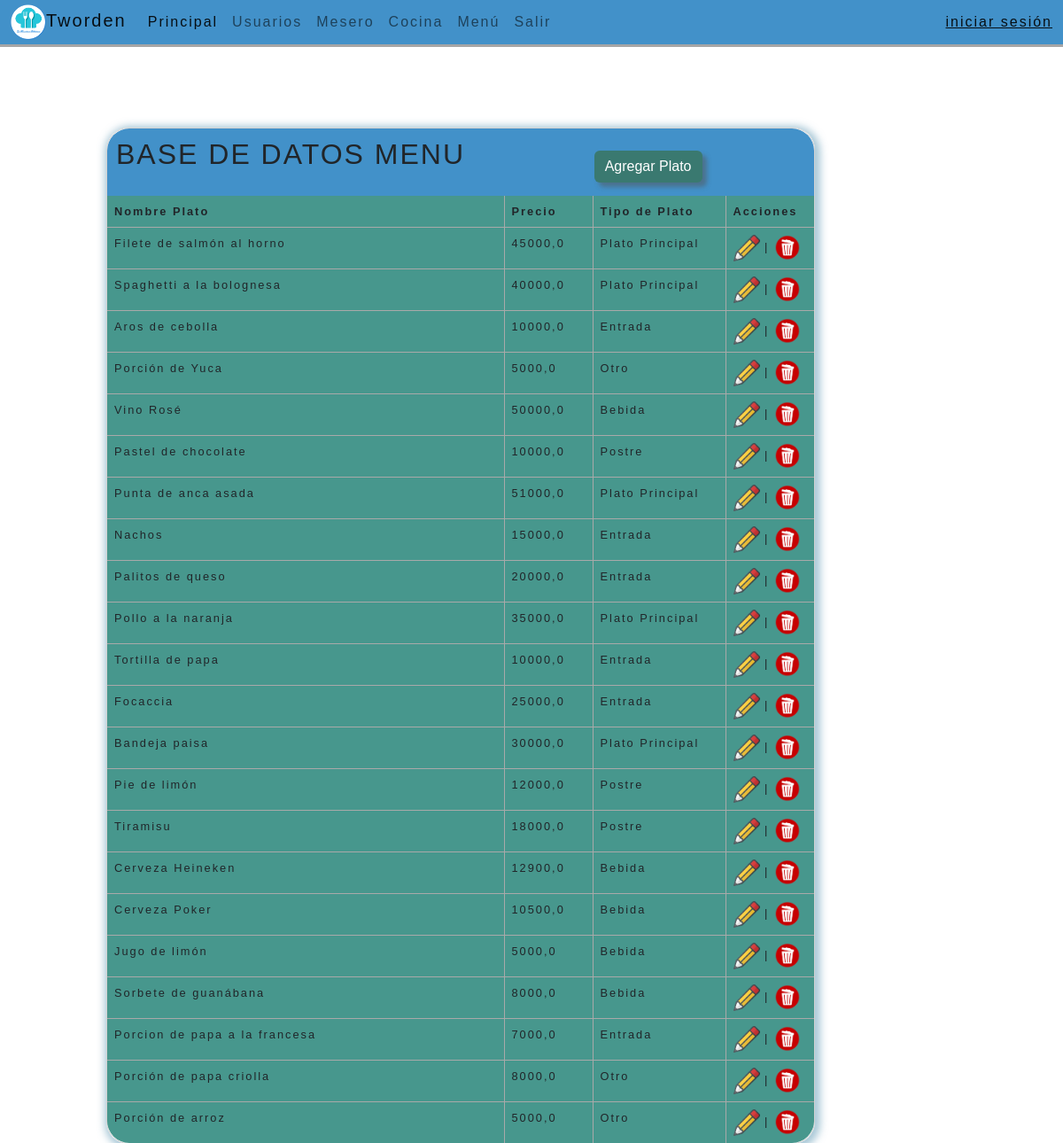
/menu.html, run on the app's committed database.
### paginas/models.py (models this page shows, shortened)
class Menu(models.Model):
    id = models.AutoField(primary_key=True)
    nombre_plato= models.CharField(max_length=155, blank=False, null=False)
    precio= models.FloatField(null=False, blank=False)
    descripcion= models.TextField(max_length=255, blank=True, null=True)
    tipo_plato= models.CharField (
        max_length=50,
        choices=[('Entrada', 'Entrada'), ('Plato Principal', 'Plato Principal'), ('Postre', 'Postre'), ('Bebida', 'Bebida'), ('Otro', 'Otro')]
    )

### paginas/views.py (the view)
# urls.py: path('menu.html', views.menu, name='menu'),
def menu(request):
    platos = Menu.objects.all()
    context = {'platos': platos}
    return render(request,'menu.html', context)

### paginas/templates/menu.html (shortened to what this page needs)
{% extends "base.html" %}
{% block contenido %}
{% load static %}
<br><br><br><br><br><br>
<div style=" min-width: 400px; max-width: 800px" class="tarjeta">
    <div class="titulo table-title">
        <div  class="row">
            <div class="col-sm-8">
                <h2> BASE DE DATOS MENU </h2>
            </div>
            <div class="col-sm-4">
                <a href="crear-plato.html">
                    <button type="submit" class="btn btn-primary">Agregar Plato</button>
                </a>
            </div>
        </div>
    </div>
    <table class="cuerpo table table-bordered">
        <thead>
            <tr>
                <th>Nombre Plato</th>
                <th>Precio</th>
                <th>Tipo de Plato</th>
                <th>Acciones</th>
            </tr>
        </thead>
        <tbody>
            {%for plato in platos%}
            <tr>
                <td title="{{ plato.descripcion }}">{{plato.nombre_plato}}</td>
                <td width="100">{{plato.precio}}</td>
                <td width="150">{{plato.tipo_plato}}</td>
                <td width="100" >
                    <a href="{% url 'editar' plato.id %}"> <img src={% static 'img/icono_lapiz.png' %} width="30" height="30" alt="Editar"></a>
                    |
                    <a href="{% url 'eliminar' plato.id %}"><img src={% static 'img/icono_borrar.png' %} width="30" height="30" alt="Editar"></a>
                </td>
            </tr>
            {%endfor%}
        </tbody>
    </table>
</div>
{% endblock %}

### paginas/static/CSS/base.css (style rules this page uses)
* { margin: 0; }
html { width: 100%; height: 100% ; }
body { left: 0; top: 0; width: 100%; height: 100%; background-image: url(/static/img/fondo1.jpg); background-repeat: no-repeat; background-attachment: fixed; background-size: cover; font-family:'Gill Sans', 'Gill Sans MT', Calibri, 'Trebuchet MS', sans-serif; padding: 0px; letter-spacing: 2px; font-size: 1em; }
.tarjeta { margin: 0 10%; display:flex; flex-direction:column; justify-content:space-between; width:auto; height: auto; max-height: 90%; border: 1px solid lightgray; box-shadow: 2px 2px 8px 4px rgba(84, 146, 175, 0.5); border-radius:25px; font-family: sans-serif; }
.titulo { background: #4291c9; font-size: 24px; padding: 10px 10px 0 10px; border-radius: 25px 25px 0 0 ; }
.cuerpo { background: rgb(71, 151, 141); padding: 10px; border-radius: 0 0 25px 25px; margin: 0; }
table { border: hidden; }
.btn-primary { background: rgb(58, 121, 112); margin: 15px 5px; box-shadow: 5px 5px 5px 0 rgba(83, 83, 83, 0.5); border: none; color: rgb(255, 255, 255) }

### paginas/static/CSS/orden.css (style rules this page uses)
.table { font-size: 0.8em; border-color: darkgrey; }
thead { text-align: left; }

### data on the page
Menu: nombre_plato "Filete de salmón al horno", precio "45000,0", tipo_plato "Plato Principal"
Menu: nombre_plato "Spaghetti a la bolognesa", precio "40000,0", tipo_plato "Plato Principal"
Menu: nombre_plato "Aros de cebolla", precio "10000,0", tipo_plato "Entrada"
Menu: nombre_plato "Porción de Yuca", precio "5000,0", tipo_plato "Otro"
Menu: nombre_plato "Vino Rosé", precio "50000,0", tipo_plato "Bebida"
Menu: nombre_plato "Pastel de chocolate", precio "10000,0", tipo_plato "Postre"
Menu: nombre_plato "Punta de anca asada", precio "51000,0", tipo_plato "Plato Principal"
Menu: nombre_plato "Nachos", precio "15000,0", tipo_plato "Entrada"
Menu: nombre_plato "Palitos de queso", precio "20000,0", tipo_plato "Entrada"
Menu: nombre_plato "Pollo a la naranja", precio "35000,0", tipo_plato "Plato Principal"
Menu: nombre_plato "Tortilla de papa", precio "10000,0", tipo_plato "Entrada"
Menu: nombre_plato "Focaccia", precio "25000,0", tipo_plato "Entrada"
Menu: nombre_plato "Bandeja paisa", precio "30000,0", tipo_plato "Plato Principal"
Menu: nombre_plato "Pie de limón", precio "12000,0", tipo_plato "Postre"
Menu: nombre_plato "Tiramisu", precio "18000,0", tipo_plato "Postre"
Menu: nombre_plato "Cerveza Heineken", precio "12900,0", tipo_plato "Bebida"
Menu: nombre_plato "Cerveza Poker", precio "10500,0", tipo_plato "Bebida"
Menu: nombre_plato "Jugo de limón", precio "5000,0", tipo_plato "Bebida"
Menu: nombre_plato "Sorbete de guanábana", precio "8000,0", tipo_plato "Bebida"
Menu: nombre_plato "Porcion de papa a la francesa", precio "7000,0", tipo_plato "Entrada"
Menu: nombre_plato "Porción de papa criolla", precio "8000,0", tipo_plato "Otro"
Menu: nombre_plato "Porción de arroz", precio "5000,0", tipo_plato "Otro"
